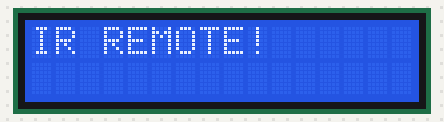
Bench run of a sketch on a simulated ESP32. On the bench: 16×2 character LCD.

Above: at 0.1 s.
At 0.9 s:
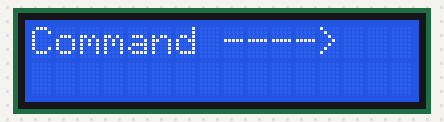

The sketch:

main.ino
```cpp
#include <IRremote.hpp>
#include <LiquidCrystal_I2C.h>
#include <Wire.h>

LiquidCrystal_I2C lcd(0x27, 16, 2);

#define S_PIN 34

unsigned long command;

void setup() {
  // put your setup code here, to run once:

  Wire.begin(21, 22);
  IrReceiver.begin(S_PIN);

  lcd.init();
  lcd.backlight();

  lcd.setCursor(0, 0);
  lcd.print("IR REMOTE!");

  delay(800);

  lcd.clear();

}

void loop() {
  // put your main code here, to run repeatedly:


  lcd.setCursor(0, 0);
  lcd.print("Command ---->");

  if(IrReceiver.decode()){

    command = IrReceiver.decodedIRData.decodedRawData;


    lcd.setCursor(0, 1);
    lcd.print(command);

    IrReceiver.resume();
  }

}
```
